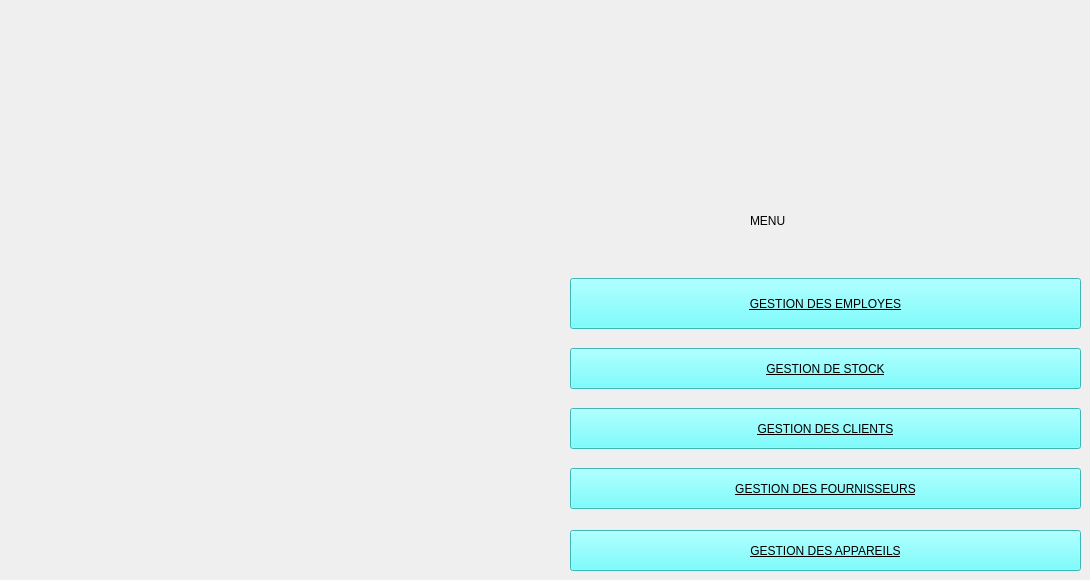
    <widget class="QWidget" name="menu_principale">
     <widget class="QToolButton" name="employer">
      <property name="geometry">
       <rect>
        <x>570</x>
        <y>278</y>
        <width>511</width>
        <height>51</height>
       </rect>
      </property>
      <property name="styleSheet">
       <string notr="true">background-color: rgb(85, 255, 255);
font: 9pt &quot;Segoe UI&quot;;
text-decoration: underline;
font: 700 9pt &quot;Segoe UI&quot;;
color: rgb(0, 0, 0);</string>
      </property>
      <property name="text">
       <string>GESTION DES EMPLOYES</string>
      </property>
     </widget>
     <widget class="QPushButton" name="stock">
      <property name="geometry">
       <rect>
        <x>570</x>
        <y>348</y>
        <width>511</width>
        <height>41</height>
       </rect>
      </property>
      <property name="styleSheet">
       <string notr="true">background-color: rgb(85, 255, 255);
font: 9pt &quot;Segoe UI&quot;;
text-decoration: underline;
font: 700 9pt &quot;Segoe UI&quot;;
color: rgb(0, 0, 0);</string>
      </property>
      <property name="text">
       <string>GESTION DE STOCK</string>
      </property>
     </widget>
     <widget class="QPushButton" name="fournisseur">
      <property name="geometry">
       <rect>
        <x>570</x>
        <y>468</y>
        <width>511</width>
        <height>41</height>
       </rect>
      </property>
      <property name="styleSheet">
       <string notr="true">background-color: rgb(85, 255, 255);
font: 9pt &quot;Segoe UI&quot;;
text-decoration: underline;
font: 700 9pt &quot;Segoe UI&quot;;
color: rgb(0, 0, 0);</string>
      </property>
      <property name="text">
       <string>GESTION DES FOURNISSEURS</string>
      </property>
     </widget>
     <widget class="QPushButton" name="client">
      <property name="geometry">
       <rect>
        <x>570</x>
        <y>408</y>
        <width>511</width>
        <height>41</height>
       </rect>
      </property>
      <property name="styleSheet">
       <string notr="true">background-color: rgb(85, 255, 255);
font: 9pt &quot;Segoe UI&quot;;
text-decoration: underline;
font: 700 9pt &quot;Segoe UI&quot;;
color: rgb(0, 0, 0);</string>
      </property>
      <property name="text">
       <string>GESTION DES CLIENTS</string>
      </property>
     </widget>
     <widget class="QPushButton" name="appareils">
      <property name="geometry">
       <rect>
        <x>570</x>
        <y>530</y>
        <width>511</width>
        <height>41</height>
       </rect>
      </property>
      <property name="styleSheet">
       <string notr="true">background-color: rgb(85, 255, 255);
font: 9pt &quot;Segoe UI&quot;;
text-decoration: underline;
font: 700 9pt &quot;Segoe UI&quot;;
color: rgb(0, 0, 0);</string>
      </property>
      <property name="text">
       <string>GESTION DES APPAREILS</string>
      </property>
     </widget>
     <widget class="QLabel" name="label_7">
      <property name="geometry">
       <rect>
        <x>750</x>
        <y>190</y>
        <width>191</width>
        <height>61</height>
       </rect>
      </property>
      <property name="styleSheet">
       <string notr="true">font: 700 36pt &quot;Segoe UI&quot;;</string>
      </property>
      <property name="text">
       <string>MENU</string>
      </property>
     </widget>
    </widget>
